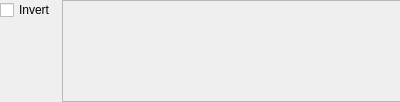
<?xml version="1.0" encoding="UTF-8"?>
<ui version="4.0">
 <class>ComparisonSetWidget</class>
 <widget class="QWidget" name="ComparisonSetWidget">
  <property name="geometry">
   <rect>
    <x>0</x>
    <y>0</y>
    <width>400</width>
    <height>102</height>
   </rect>
  </property>
  <property name="sizePolicy">
   <sizepolicy hsizetype="Expanding" vsizetype="Preferred">
    <horstretch>1</horstretch>
    <verstretch>0</verstretch>
   </sizepolicy>
  </property>
  <property name="minimumSize">
   <size>
    <width>400</width>
    <height>102</height>
   </size>
  </property>
  <property name="acceptDrops">
   <bool>true</bool>
  </property>
  <property name="windowTitle">
   <string>Form</string>
  </property>
  <layout class="QGridLayout" name="gridLayout">
   <property name="leftMargin">
    <number>0</number>
   </property>
   <property name="topMargin">
    <number>0</number>
   </property>
   <property name="rightMargin">
    <number>0</number>
   </property>
   <property name="bottomMargin">
    <number>0</number>
   </property>
   <item row="0" column="0">
    <widget class="QWidget" name="optionsWidget" native="true">
     <property name="sizePolicy">
      <sizepolicy hsizetype="Minimum" vsizetype="Preferred">
       <horstretch>0</horstretch>
       <verstretch>0</verstretch>
      </sizepolicy>
     </property>
     <layout class="QVBoxLayout" name="verticalLayout">
      <property name="spacing">
       <number>0</number>
      </property>
      <property name="leftMargin">
       <number>0</number>
      </property>
      <property name="topMargin">
       <number>0</number>
      </property>
      <property name="rightMargin">
       <number>0</number>
      </property>
      <property name="bottomMargin">
       <number>0</number>
      </property>
      <item>
       <widget class="QCheckBox" name="invertConditionalCheckBox">
        <property name="text">
         <string>Invert</string>
        </property>
       </widget>
      </item>
      <item>
       <widget class="QPushButton" name="addItemBtn">
        <property name="text">
         <string/>
        </property>
        <property name="icon">
         <iconset resource="../../../../../DREAM3D/Resources/icons/images/Icons.qrc">
          <normaloff>:/add2.png</normaloff>:/add2.png</iconset>
        </property>
        <property name="iconSize">
         <size>
          <width>24</width>
          <height>24</height>
         </size>
        </property>
        <property name="flat">
         <bool>true</bool>
        </property>
       </widget>
      </item>
      <item>
       <spacer name="verticalSpacer">
        <property name="orientation">
         <enum>Qt::Vertical</enum>
        </property>
        <property name="sizeHint" stdset="0">
         <size>
          <width>20</width>
          <height>0</height>
         </size>
        </property>
       </spacer>
      </item>
     </layout>
    </widget>
   </item>
   <item row="0" column="1">
    <widget class="QScrollArea" name="conditionalScrollArea">
     <property name="sizePolicy">
      <sizepolicy hsizetype="Expanding" vsizetype="Expanding">
       <horstretch>0</horstretch>
       <verstretch>1</verstretch>
      </sizepolicy>
     </property>
     <property name="minimumSize">
      <size>
       <width>341</width>
       <height>50</height>
      </size>
     </property>
     <property name="acceptDrops">
      <bool>true</bool>
     </property>
     <property name="sizeAdjustPolicy">
      <enum>QAbstractScrollArea::AdjustToContents</enum>
     </property>
     <property name="widgetResizable">
      <bool>true</bool>
     </property>
     <widget class="QWidget" name="conditionalWidgetContents">
      <property name="geometry">
       <rect>
        <x>0</x>
        <y>0</y>
        <width>339</width>
        <height>100</height>
       </rect>
      </property>
      <property name="sizePolicy">
       <sizepolicy hsizetype="Expanding" vsizetype="MinimumExpanding">
        <horstretch>0</horstretch>
        <verstretch>0</verstretch>
       </sizepolicy>
      </property>
      <property name="acceptDrops">
       <bool>true</bool>
      </property>
      <layout class="QVBoxLayout" name="conditionalLayout">
       <property name="spacing">
        <number>4</number>
       </property>
       <property name="leftMargin">
        <number>0</number>
       </property>
       <property name="topMargin">
        <number>0</number>
       </property>
       <property name="rightMargin">
        <number>0</number>
       </property>
       <property name="bottomMargin">
        <number>0</number>
       </property>
       <item>
        <widget class="QWidget" name="spacerWidget" native="true">
         <property name="sizePolicy">
          <sizepolicy hsizetype="Preferred" vsizetype="Expanding">
           <horstretch>0</horstretch>
           <verstretch>10</verstretch>
          </sizepolicy>
         </property>
        </widget>
       </item>
      </layout>
     </widget>
    </widget>
   </item>
  </layout>
 </widget>
 <tabstops>
  <tabstop>addItemBtn</tabstop>
  <tabstop>conditionalScrollArea</tabstop>
 </tabstops>
 <resources>
  <include location="../../../../../DREAM3D/Resources/icons/images/Icons.qrc"/>
 </resources>
 <connections/>
</ui>
